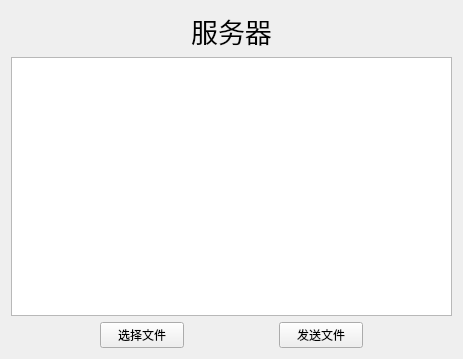
<?xml version="1.0" encoding="UTF-8"?>
<ui version="4.0">
 <class>ServerWidget</class>
 <widget class="QWidget" name="ServerWidget">
  <property name="geometry">
   <rect>
    <x>0</x>
    <y>0</y>
    <width>463</width>
    <height>359</height>
   </rect>
  </property>
  <property name="windowTitle">
   <string>ServerWidget</string>
  </property>
  <layout class="QGridLayout" name="gridLayout">
   <item row="0" column="1">
    <spacer name="horizontalSpacer">
     <property name="orientation">
      <enum>Qt::Horizontal</enum>
     </property>
     <property name="sizeHint" stdset="0">
      <size>
       <width>81</width>
       <height>20</height>
      </size>
     </property>
    </spacer>
   </item>
   <item row="0" column="2">
    <widget class="QLabel" name="label">
     <property name="font">
      <font>
       <family>楷体</family>
       <pointsize>20</pointsize>
      </font>
     </property>
     <property name="text">
      <string>服务器</string>
     </property>
     <property name="alignment">
      <set>Qt::AlignCenter</set>
     </property>
    </widget>
   </item>
   <item row="0" column="3">
    <spacer name="horizontalSpacer_2">
     <property name="orientation">
      <enum>Qt::Horizontal</enum>
     </property>
     <property name="sizeHint" stdset="0">
      <size>
       <width>81</width>
       <height>20</height>
      </size>
     </property>
    </spacer>
   </item>
   <item row="1" column="0" colspan="5">
    <widget class="QTextEdit" name="textEdit"/>
   </item>
   <item row="2" column="0">
    <spacer name="horizontalSpacer_3">
     <property name="orientation">
      <enum>Qt::Horizontal</enum>
     </property>
     <property name="sizeHint" stdset="0">
      <size>
       <width>81</width>
       <height>20</height>
      </size>
     </property>
    </spacer>
   </item>
   <item row="2" column="1">
    <widget class="QPushButton" name="selectButton">
     <property name="text">
      <string>选择文件</string>
     </property>
    </widget>
   </item>
   <item row="2" column="2">
    <spacer name="horizontalSpacer_5">
     <property name="orientation">
      <enum>Qt::Horizontal</enum>
     </property>
     <property name="sizeHint" stdset="0">
      <size>
       <width>82</width>
       <height>20</height>
      </size>
     </property>
    </spacer>
   </item>
   <item row="2" column="3">
    <widget class="QPushButton" name="sendButton">
     <property name="text">
      <string>发送文件</string>
     </property>
    </widget>
   </item>
   <item row="2" column="4">
    <spacer name="horizontalSpacer_4">
     <property name="orientation">
      <enum>Qt::Horizontal</enum>
     </property>
     <property name="sizeHint" stdset="0">
      <size>
       <width>81</width>
       <height>20</height>
      </size>
     </property>
    </spacer>
   </item>
  </layout>
 </widget>
 <resources/>
 <connections/>
</ui>
